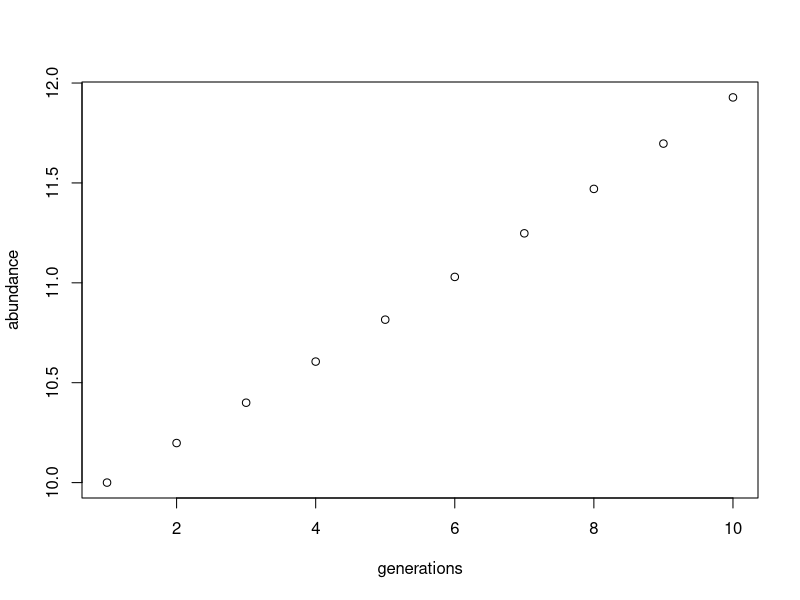

R code for this plot:
#Lab 07: Writing Your Own Functions

#Wrire a function that runs the fibonacci sequence

fibonacci <- function(firstNum=0, secNum=1, time=10){ #startNum is the starting number & t is how to to run
  n <- rep(1, time) #makes a container to hold all the numbers
  n[1] <- firstNum #assign the first number into vector
  n[2] <- secNum  #assign the second number into vector
  for(i in 2:length(n)){ #start a for loop 
    n[i +1] <- n[i] + n[i -1] #the fibonacci equation 
  }
  
  return(n) #return all numbers
}

fibonacci(1, 1, 10) #function starting with 1, 1
fibonacci(4, 5, 10)  #function starting with numbers greater than 3
fibonacci(-4, -5, 10)  #function starting with negative numbers 

fibonacci(0.1, 0.1, 10) #function starting with non-whole numbers 

#Problem 2-- Write an descrete-time logistic growth model
#Equation for model- 
#n[t] = n[t-1] + ( r * n[t-1] * (K - n[t-1])/K )

#n[t] equal abundance; t = time; r= rate; k= carring capacity 

#a. Take parameters as arguments (inputs). This includes the following as parameters: 
#initial population size (n[1]), total number of generations, r, K.
#b. have default values for each of the arguments
#c. iterate the model
#d. make a plot with axes properly labeled.
#e. return the abundance data.

decLogGrowth <- function(initsize=10, generations=10, r=.02, K=1000){ #start of funciton with defaults
  abundance <- rep(initsize, generations)  #make empty abundance container
  for(i in 2:length(abundance)){           #start for loop
  abundance[i] = abundance[i-1] + ( r * abundance[i-1] * (K - abundance[i-1])/K ) #declog growht equation
  }
  plot(abundance, xlab="generations") #plot the results 
  return(abundance) #return the abundence data
}

decLogGrowth()


#Question 3-- write a function that turns a adjacency matrix into pairwise table

X <- matrix( c(0, 1, 1, 1, 0, 0, 1, 0, 0), nrow=3, ncol=3) #adjecency matrix


Matrix2Pairwise <- function(X){ #start of fuction, calls matrix
  NotZero <- which(X != 0)      #find all the non-zeros in matrix
  Pairwise <- matrix(data=1, nrow=length(NotZero), ncol=3) #makes new pairwise matrix container
  colnames(Pairwise) <- c("Row", "Column", "Value")   #Addes column names to pairwise matrix
  k <- 1
  for(i in 1:ncol(X)){    #start for loop to run through all the cols of matrix
    for(j in 1:nrow(X)){  #continue down the runs
      if(X[j, i] != 0){    #if value is not zero add to pairwise matrix
        Pairwise[k,"Column"] <- i  #Takes i and add it to Column in pairwise
        Pairwise[k,"Row"] <- j     #Takes j and add it to Row in pairwise
        Pairwise[k,"Value"] <- X[j, i] ##Takes value in i,j and adds it to pairwise
        k <- k+1
      }
    }
    
  }
  
  return(Pairwise) #returns pairwise matrix
}

Y <- Matrix2Pairwise(X)
Y

Pairwise2Matrix <- function(Y){
  NewX <- matrix(data=1, nrow=max(Y[,1]) , ncol=max(Y[,2]))
  
  
  return(NewX)
}